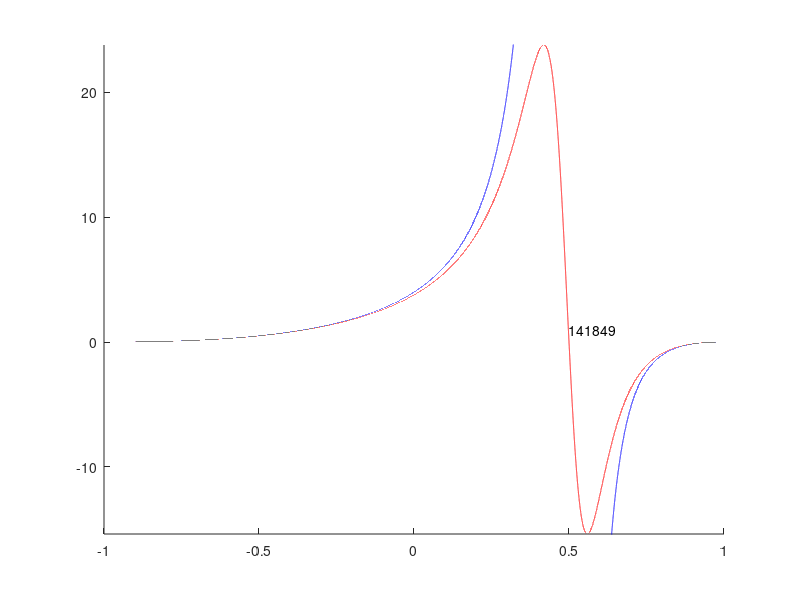

Write the MATLAB code that produced this figure.
clear all
xx= -1:.00001:1;
q= .5;
core= 0.1;
yy= (cos(pi*xx)/2+.5).*(q-xx)./abs(q-xx).^3;
yyRM= (cos(pi*xx)/2+.5).*(q-xx)./((q-xx).^2+core^2).^(3/2);
hold on
axis([-1 1 min(yyRM) max(yyRM)])
plot(xx,yy,'b')
plot(xx,yyRM,'r')
text(.5,1,num2str(find(max(yyRM)==yyRM)))%Resolved discontinuity location (displaced from actual singularity, depending on core radius)